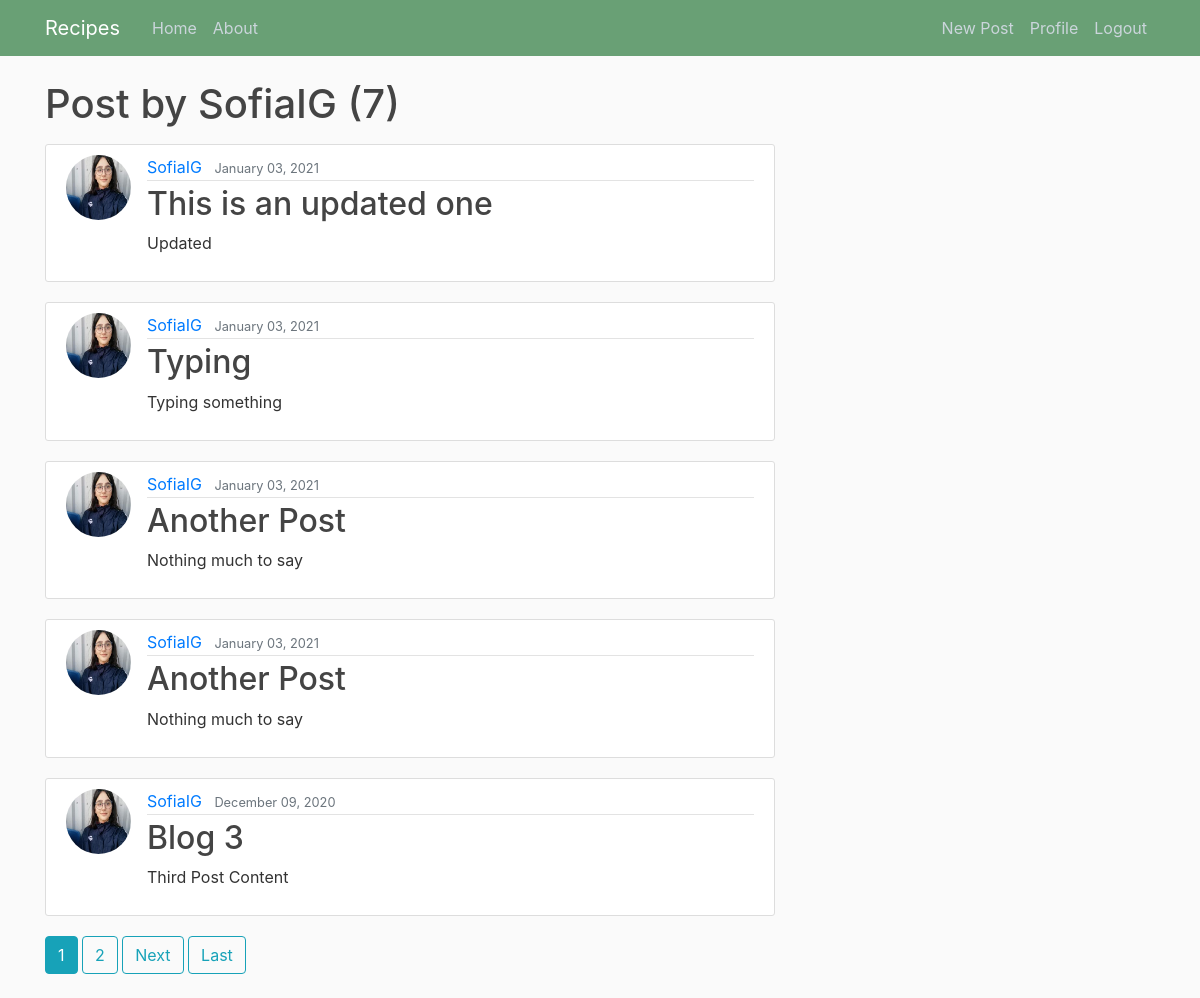
Screenshot of /user/SofiaIG (signed in) with the database file from the repository.
### blog/models.py (models this page shows, shortened)
class Post(models.Model):
    title = models.CharField(max_length=100)
    content = models.TextField()
    date_posted = models.DateTimeField(default=timezone.now)
    author = models.ForeignKey(User, on_delete=models.CASCADE)
    likes = models.ManyToManyField(User, related_name='blog_post_likes')
    image = models.ImageField(upload_to='blog_pics')

### users/models.py (models this page shows, shortened)
class Profile(models.Model):
    user = models.OneToOneField(User, on_delete= models.CASCADE)
    image = models.ImageField(default= 'default.jpg', upload_to= 'profile_pics')

### blog/views.py (the view)
# urls.py: path('user/<str:username>', UserPostListView.as_view(), name='user-posts'),
class UserPostListView(ListView):
    model = Post
    template_name = 'blog/user_posts.html'
    context_object_name = 'posts'
    paginate_by = 5
    def get_queryset(self):
        user = get_object_or_404(User, username = self.kwargs.get('username'))
        return Post.objects.filter(author = user).order_by('-date_posted')

### blog/templates/blog/user_posts.html (shortened to what this page needs)
{% extends "blog/base.html"%}
{% block content %}
    <h1 class ="mb-3">Post by {{ view.kwargs.username }} ({{ page_obj.paginator.count}})</h1>
    {% for post in posts%}
        <article class="media content-section">
            <img class = "rounded-circle article-img "src={{ post.author.profile.image.url }}>
            <div class="media-body">
             <div class="article-metadata">
              <a class="mr-2" href="{% url 'user-posts' post.author.username %}">{{ post.author }}</a>
              <small class="text-muted">{{ post.date_posted| date:"F d, Y" }}</small>
            </div>
            <h2><a class="article-title" href="{% url 'post-detail' post.id %}">{{ post.title }}</a></h2>
            <p class="article-content">{{ post.content }}</p>
           </div>
        </article>
    {% endfor %}
    {% if is_paginated %}
     {% for num in page_obj.paginator.page_range %}
      {% if page_obj.number == num %}
       <a class="btn btn-info mb-4"href="?page={{ num }}">{{ num }}</a>
      {% elif num > page_obj.number|add:'-3' and num < page_obj.number|add:'+3'%}
       <a class="btn btn-outline-info mb-4"href="?page={{ num }}">{{ num }}</a>
      {% endif %}
     {% endfor %}
     {% if page_obj.has_next %}
      <a class="btn btn-outline-info mb-4"href="?page={{ page_obj.next_page_number }}">Next</a>
      <a class="btn btn-outline-info mb-4"href="?page={{ page_obj.paginator.num_pages }}">Last</a>
     {% endif %}
    {% endif %}
{% endblock content%}

### blog/static/blog/main.css (style rules this page uses)
body { background: #fafafa; color: #333333; margin-top: 5rem; }
h1, h2, h3, h4, h5, h6 { color: #444444; }
.content-section { background: #ffffff; padding: 10px 20px; border: 1px solid #dddddd; border-radius: 3px; margin-bottom: 20px; }
.article-title { color: #444444; }
.article-content { white-space: pre-line; }
.article-img { height: 65px; width: 65px; margin-right: 16px; }
.article-metadata { padding-bottom: 1px; margin-bottom: 4px; border-bottom: 1px solid #e3e3e3 }

### rows the page displays
Post: author.profile.image (picture), author "SofiaIG", date_posted "January 03, 2021", title "This is an updated one", content "Updated"
Post: author.profile.image (picture), author "SofiaIG", date_posted "January 03, 2021", title "Typing", content "Typing something"
Post: author.profile.image (picture), author "SofiaIG", date_posted "January 03, 2021", title "Another Post", content "Nothing much to say"
Post: author.profile.image (picture), author "SofiaIG", date_posted "January 03, 2021", title "Another Post", content "Nothing much to say"
Post: author.profile.image (picture), author "SofiaIG", date_posted "December 09, 2020", title "Blog 3", content "Third Post Content"

### other values shown
{{ view.kwargs.username }} "SofiaIG"
{{ page_obj.paginator.count }} "7"
{{ num }} "1"
{{ num }} "2"
